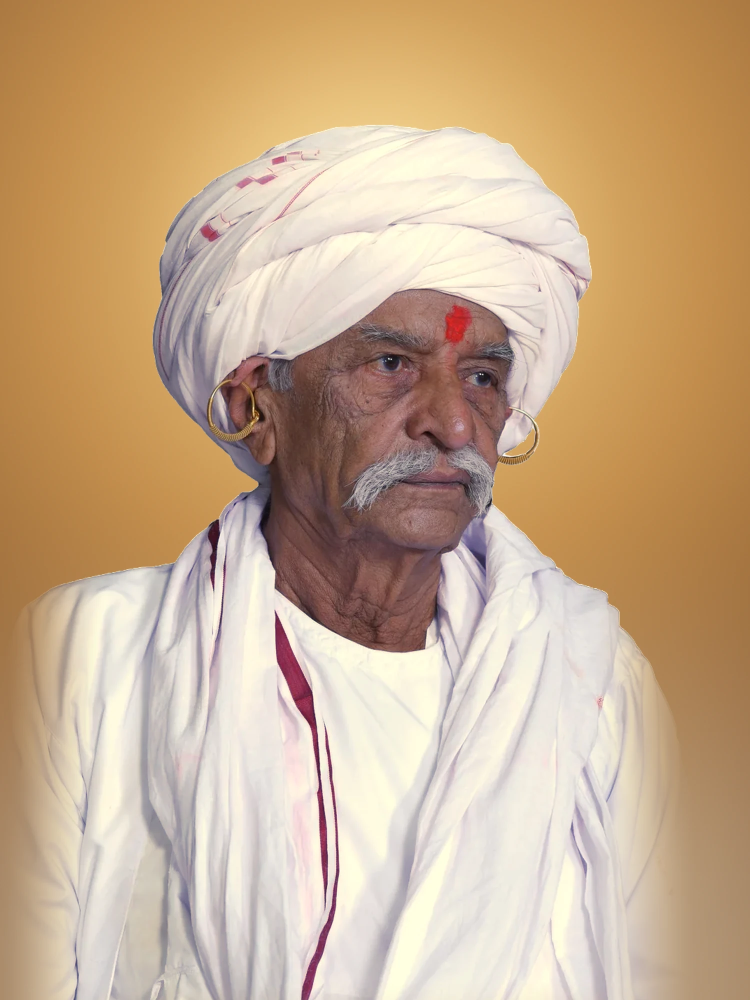
#> input picture tasks/karamshi-natural/export/alt_C_real-photo-08_natural-glow_not-used.webp, 1500 x 2000 px (shown at 1/2 size)
$ python compose_karamshi.py ../export/alt_C_real-photo-08_natural-glow_not-used.webp ../export/38_portrait_karamshibapa_blessing-glow_hd.webp 1.0 1.0
#> lines starting #> are read from the running program, lines starting #| are printed output that depends on the picture
"""ભગવાન શ્રી કરમશીબાપા — natural photo for the arch frames (replaces 27, which came smoothed / AI-looking).
Source: image 08 (genuine photograph, 1000×1497, white background) — no AI enlargement, no face retouching.
1. cut-out: IS-Net mask (tasks/deity-hd/scripts/cutout.py)
2. white balance of the HIGHLIGHTS only (whites were blue: median 195/203/252): gains fade in from mid-tones, skin unchanged
3. warm golden glow background matched to સુરેશબાપા's photo (34); figure 3:4, turban near the top, shoulders fading into the glow at the photo's cut edges
usage: python3 compose_karamshi.py CUT_RGBA.png OUT_BASENAME [scale] [top_frac]"""
import sys
import numpy as np
from PIL import Image, ImageFilter
cut = Image.open(sys.argv[1]).convert('RGBA'); OUT = sys.argv[2]
S = float(sys.argv[3]) if len(sys.argv) > 3 else 1.32; TOP = float(sys.argv[4]) if len(sys.argv) > 4 else 0.085
W, H = 1500, 2000
rng = np.random.default_rng(11)
a = np.asarray(cut).astype(np.float32); rgb, al = a[..., :3], a[..., 3]
#> after `rgb, al = (a[..., :3], a[..., 3])`: al: shape (2000, 1500) float32; every value is 255
# 2. highlight white balance
lum = rgb.mean(2) / 255.0
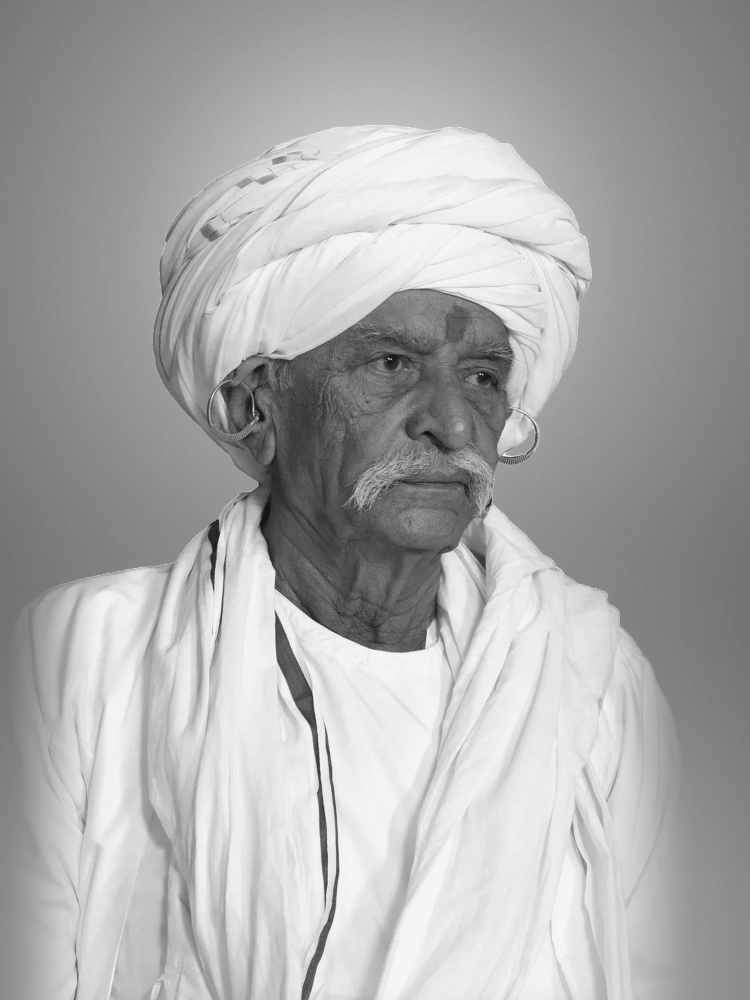
#> lum: shape (2000, 1500) float32 (shown at 1/2 size); min 0.0248, max 1, mean 0.671
w = np.clip((lum - 0.30) / 0.45, 0, 1); w = w * w * (3 - 2 * w)                       # from dark mid-tones to highlights
#> after `w = w * w * (3 - 2 * w)`:
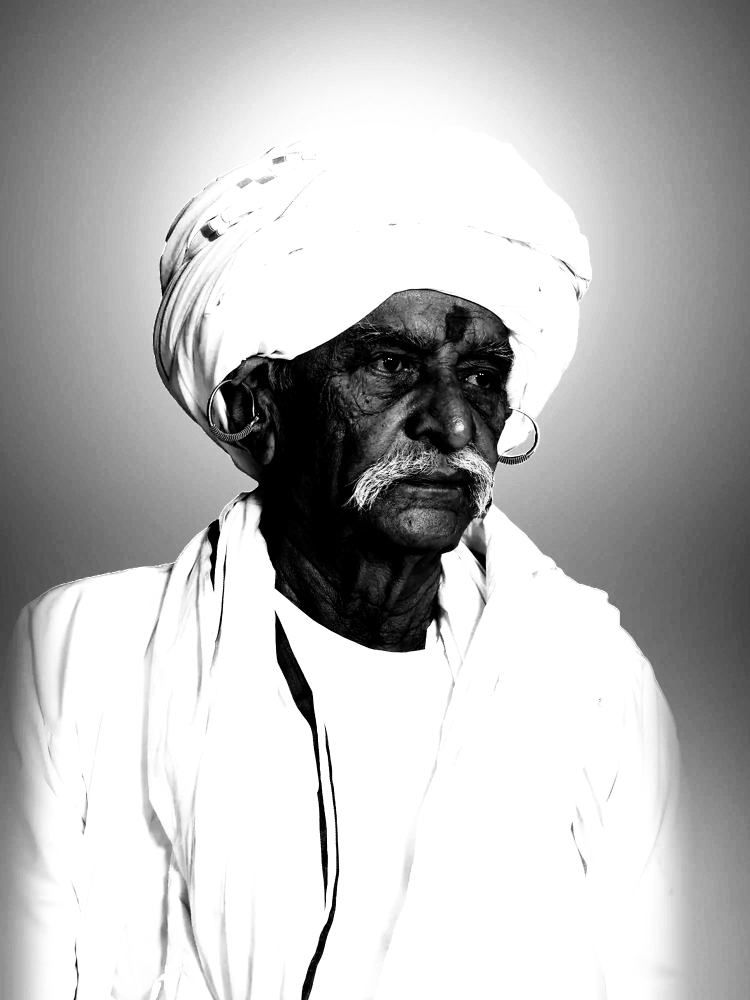
#> w: shape (2000, 1500) float32 (shown at 1/2 size); min 0, max 1, mean 0.732
blue = np.clip((rgb[..., 2] - (rgb[..., 0] + rgb[..., 1]) / 2) / 25.0, 0, 1)           # only where blue dominates (the cloth's cast)
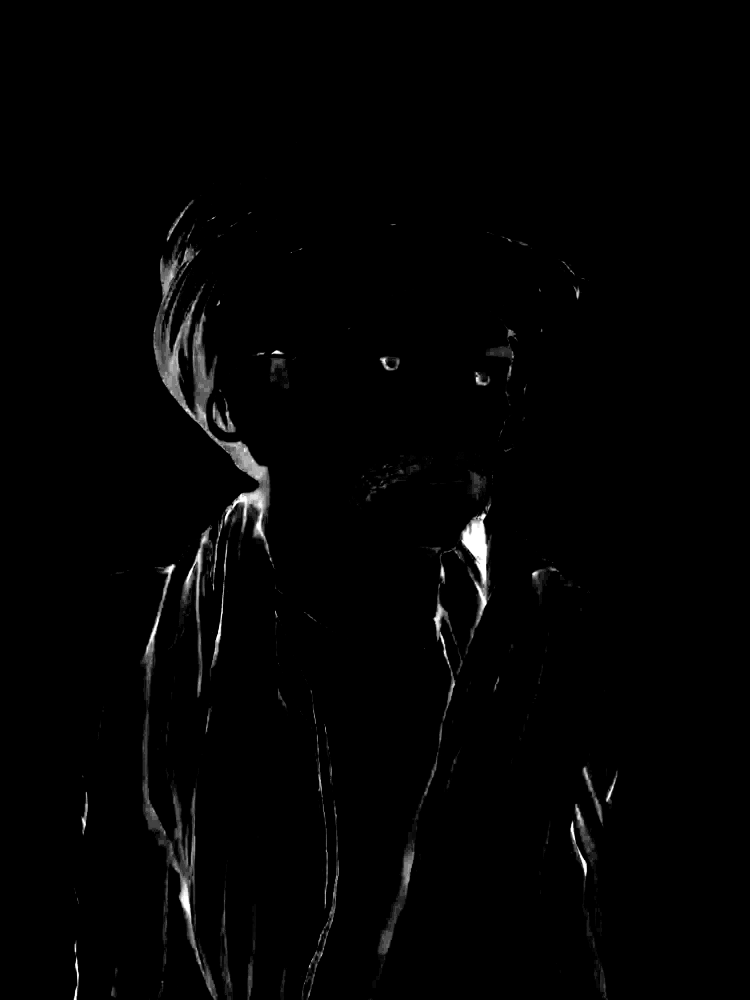
#> blue: shape (2000, 1500) float32 (shown at 1/2 size); min 0, max 1, mean 0.0123
w = w * blue
src = np.array([195., 203., 252.]); dst = np.array([241., 234., 224.])
g = dst / src
rgb = rgb * (1 + w[..., None] * (g - 1))
rgb = np.clip(rgb, 0, 255)
# figure geometry in the source
ys, xs = np.where(al > 128); top_src = ys.min()
#> after `top_src = ys.min()`: top_src = 0
rows = (al[top_src + 120: top_src + 260] > 128); cols = np.where(rows.any(0))[0]; cx_src = (cols.min() + cols.max()) / 2   # turban centre
#> after `rows = al[top_src + 120:top_src + 260] > 128`: rows: shape (140, 1500) bool; every value is 1
#> after `cols = np.where(rows.any(0))[0]`: cols = 1500 values from 0 to 1499
#> after `cx_src = (cols.min() + cols.max()) / 2`: cx_src = 749.5
fig = Image.fromarray(np.dstack([rgb, al]).astype(np.uint8), 'RGBA')
fw, fh = int(fig.width * S), int(fig.height * S); fig = fig.resize((fw, fh), Image.LANCZOS)
#> after `fw, fh = (int(fig.width * S), int(fig.height * S))`: fw = 1500; fh = 2000
ox = int(W / 2 - cx_src * S); oy = int(H * TOP - top_src * S)
#> after `ox = int(W / 2 - cx_src * S)`: ox = 0
#> after `oy = int(H * TOP - top_src * S)`: oy = 2000
# fade the figure where the source photo was cut (left, right, bottom edges)
fa = np.asarray(fig).astype(np.float32)[..., 3]
yy, xx = np.mgrid[0:fh, 0:fw].astype(np.float32)
F = 220.0
d = np.minimum(np.minimum(xx, fw - 1 - xx), fh - 1 - yy)       # distance to a cut edge (top is not a cut)
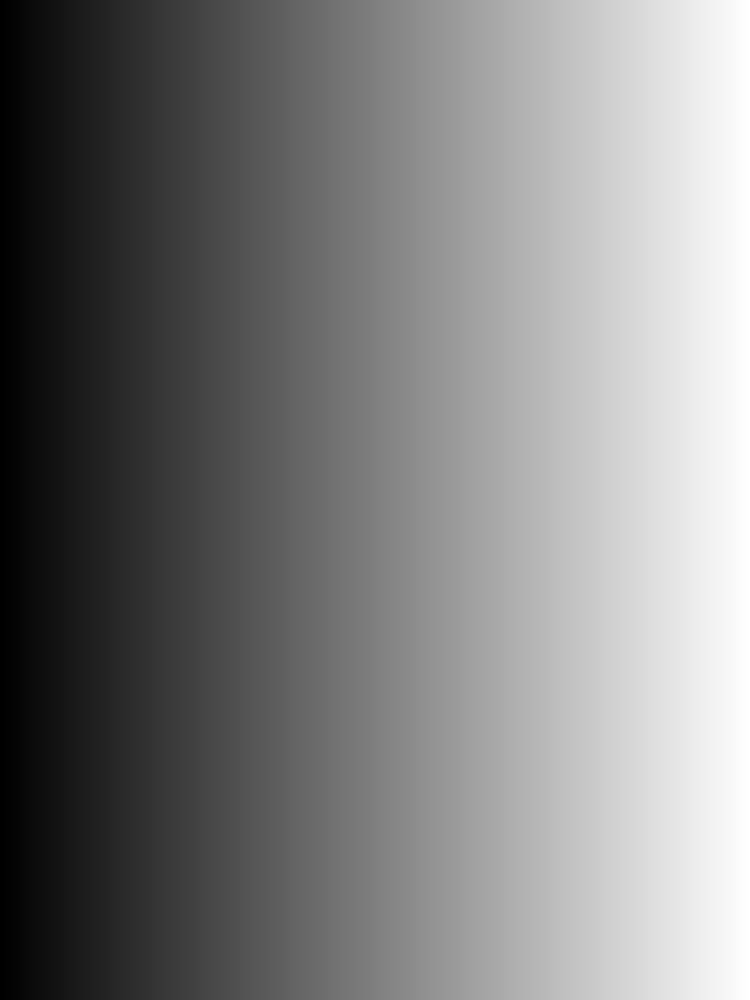
#> xx: shape (2000, 1500) float32 (shown at 1/2 size); min 0, max 1499, mean 749.5; drawn with min black and max white
fade = np.clip(d / F, 0, 1); fade = fade * fade * (3 - 2 * fade)
fa = fa * fade
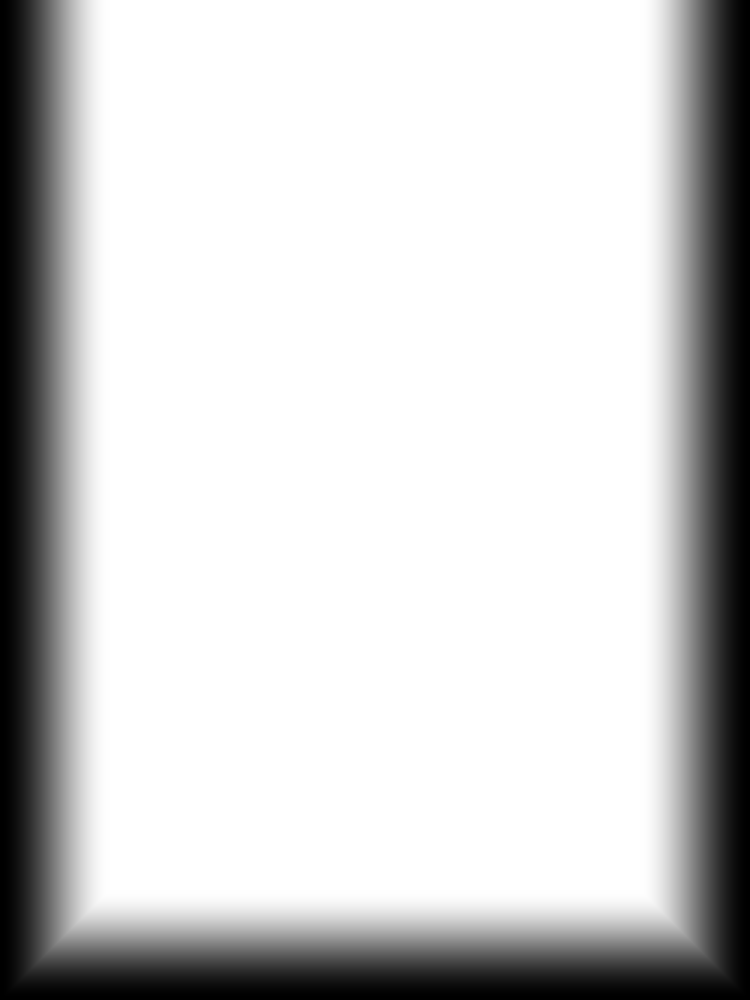
#> fa: shape (2000, 1500) float32 (shown at 1/2 size); min 0, max 255, mean 205.8
fig = Image.fromarray(np.dstack([np.asarray(fig)[..., :3], fa]).astype(np.uint8), 'RGBA')
# 3. background glow (colours sampled from 34)
y, x = np.mgrid[0:H, 0:W].astype(np.float32)
hx, hy = W / 2, H * (TOP + 0.13)
r = np.sqrt(((x - hx) / (W * 0.62)) ** 2 + ((y - hy) / (W * 0.62)) ** 2)
c0, c1, c2 = np.array([250., 214., 140.]), np.array([196., 143., 78.]), np.array([108., 66., 36.])
t = np.clip(r, 0, 1.6) / 1.6
bg = np.where(t[..., None] < 0.45, c0 + (c1 - c0) * (t[..., None] / 0.45), c1 + (c2 - c1) * ((t[..., None] - 0.45) / 0.55))
# bright halo behind the head (as in 34)
hr = np.sqrt(((x - hx) / (W * 0.34)) ** 2 + ((y - H * (TOP + 0.12)) / (W * 0.34)) ** 2)
halo = np.clip(1 - hr, 0, 1) ** 1.4
bg = bg + (np.array([253., 231., 168.]) - bg) * (halo * 0.85)[..., None]
haze = np.array([238., 219., 186.])
hz = np.clip((y / H - 0.50) / 0.45, 0, 1); hz = hz * hz * (3 - 2 * hz)                  # lower half → cream haze
side = np.clip(1 - np.abs(x - W / 2) / (W * 0.62), 0, 1) ** 0.6                          # strongest under the figure
bg = bg + (haze - bg) * (hz * (0.28 + 0.55 * side))[..., None]
bg += rng.normal(0, 1.2, bg.shape)
canvas = Image.fromarray(np.clip(bg, 0, 255).astype(np.uint8)).convert('RGBA')
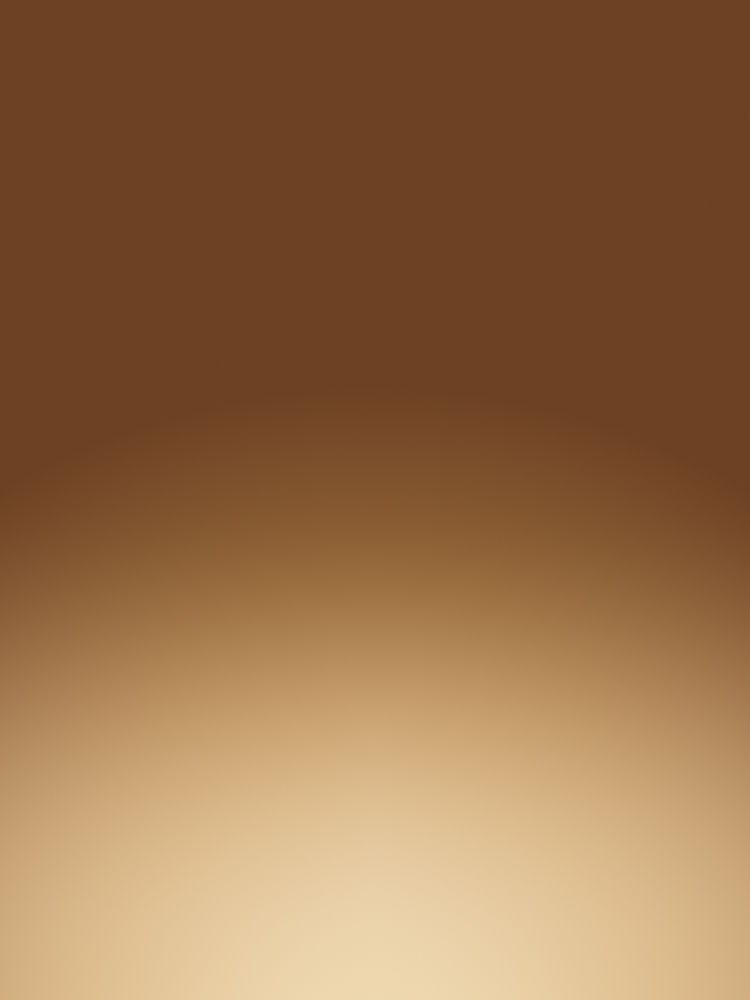
#> canvas: PIL image 1500x2000 RGBA (shown at 1/2 size); mean R, G, B, A 149.2, 109.5, 72.1, 255
canvas.alpha_composite(fig, (ox, oy)) if ox >= 0 and oy >= 0 else canvas.paste(fig, (ox, oy), fig)
out = canvas.convert('RGB')
out.save(OUT + '.png'); out.save(OUT + '.webp', quality=90, method=6)
print('scale', S, 'figure', fw, fh, 'at', ox, oy, '-> canvas', W, H)
#| scale 1.0 figure 1500 2000 at 0 2000 -> canvas 1500 2000

$ run again, on tasks/karamshi-natural/export/39_portrait_karamshibapa_blessing-glow_hd_hand-focus.webp
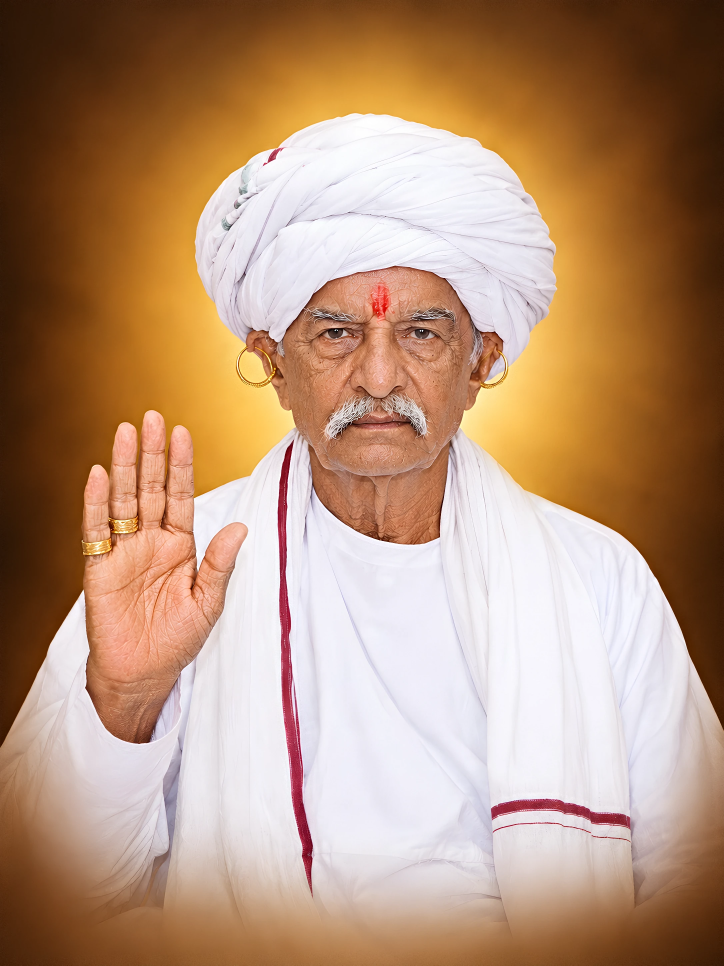
#> input picture tasks/karamshi-natural/export/39_portrait_karamshibapa_blessing-glow_hd_hand-focus.webp, 2172 x 2896 px (shown at 1/3 size)
#> al: shape (2896, 2172) float32; every value is 255
#> top_src = 0
#> rows: shape (140, 2172) bool; every value is 1
#> cols = 2172 values from 0 to 2171
#> cx_src = 1085.5
#> ox = -335
#> oy = 2000
#> `fa = fa * fade`:
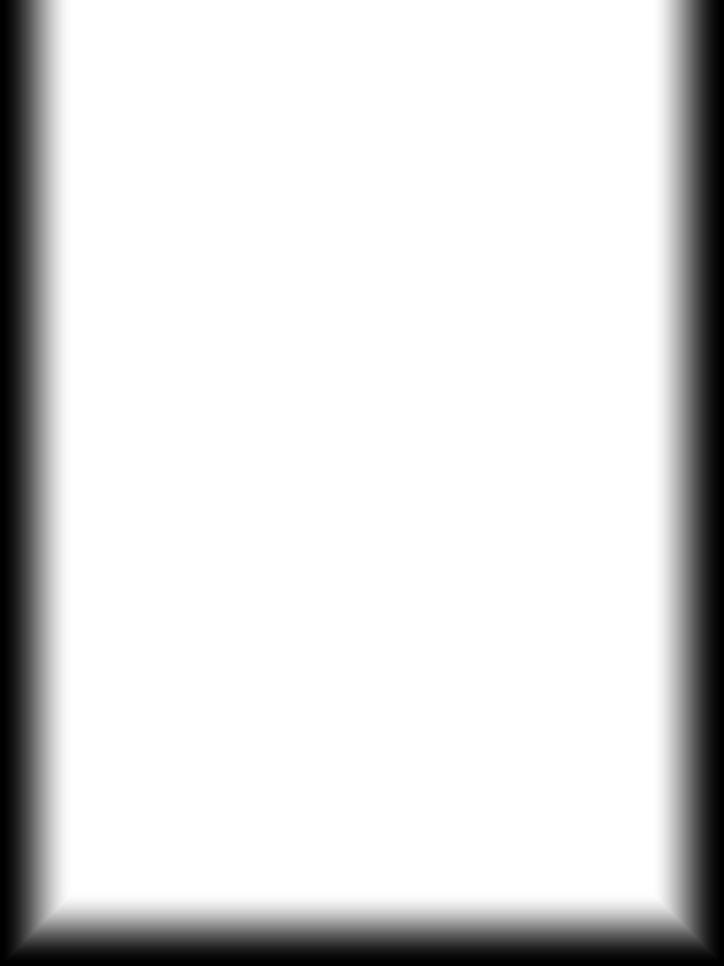
#> fa: shape (2896, 2172) float32 (shown at 1/3 size); min 0, max 255, mean 220.5
#> `fig = Image.fromarray(np.dstack([np.asarray(fig)[..., :3], fa]).astype..`:
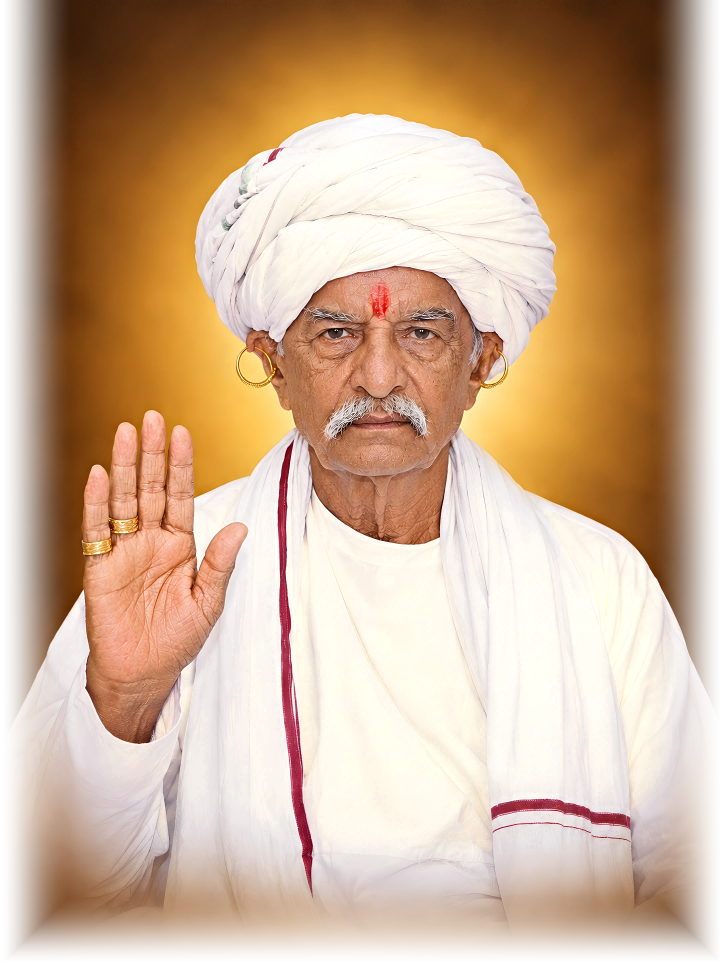
#> fig: PIL image 2172x2896 RGBA (shown at 1/3 size); mean R, G, B, A 185, 148.5, 116.7, 220.4; transparent parts drawn white
#| scale 1.0 figure 2172 2896 at -335 2000 -> canvas 1500 2000
